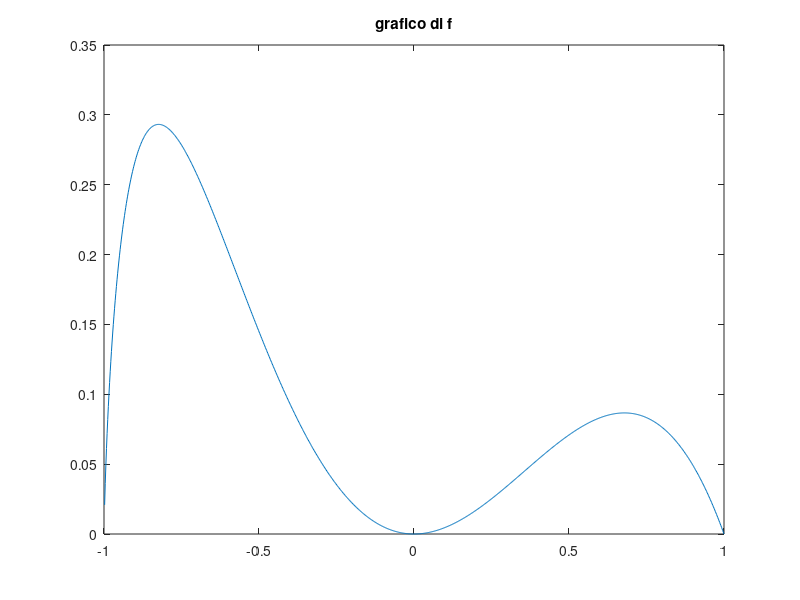

Reproduce this figure in MATLAB. (Note: this script raises an error after producing the figure.)
clear all
close all
f=@(x) (x~=0).*(x.^2-1).*(log(x+1)-x);
df=@(x) 2*x.*(log(x+1)-x)-(x.^2-1).*x./(x+1);
xplot=linspace(-1,1,1000);
figure(1);
plot(xplot,f(xplot))
title('grafico di f')
%% punto 1
x0=-0.6;
toll=10^-4;
itmax=100;
method='s';
[zero,res,iterates,flag]=Newton(f,df,x0,toll,itmax,method);
steps=abs(iterates(2:end)-iterates(1:end-1));
figure(2);
semilogy(steps)
hold on
semilogy(abs(iterates))
legend('scarti','residui')
title('profilo di convergenza Newton')
%% punto 2
m=2;
[zeromod,resmod,iteratesmod,flagmod]=NewtonMod(f,df,x0,m,toll,itmax,method);
zeromod;
stepsmod=abs(iteratesmod(2:end)-iteratesmod(1:end-1));
figure(3);
semilogy(stepsmod)
hold on
semilogy(abs(iteratesmod));
legend('scarti','residui')
title('profilo di convergenza Newton Modificato')
fprintf('premi un tasto per vedere anche punto facoltativo\n')
pause()
%% punto 3 (facoltativo)
x0=-0.6;
toll=10^-12;
itmax=100;
method='s';
[zero,res,iterates,flag]=Newton(f,df,x0,toll,itmax,method);
steps=abs(iterates(2:end)-iterates(1:end-1));
figure(4);
semilogy(steps)
hold on
semilogy(abs(iterates))
legend('scarti','residui')
title('profilo di convergenza Newton')
m=2;
[zeromod,resmod,iteratesmod,flagmod]=NewtonMod(f,df,x0,m,toll,itmax,method);
zeromod;
stepsmod=abs(iteratesmod(2:end)-iteratesmod(1:end-1));
figure(5);
semilogy(stepsmod)
hold on
semilogy(abs(iteratesmod))
legend('scarti','residui')
title('profilo di convergenza Newton Modificato')
fprintf('c''e'' instabilità sia nel calcolo di f che nel calcolo della sua derivata,\n')
fprintf('questo in parte distrugge la convergenza\n')